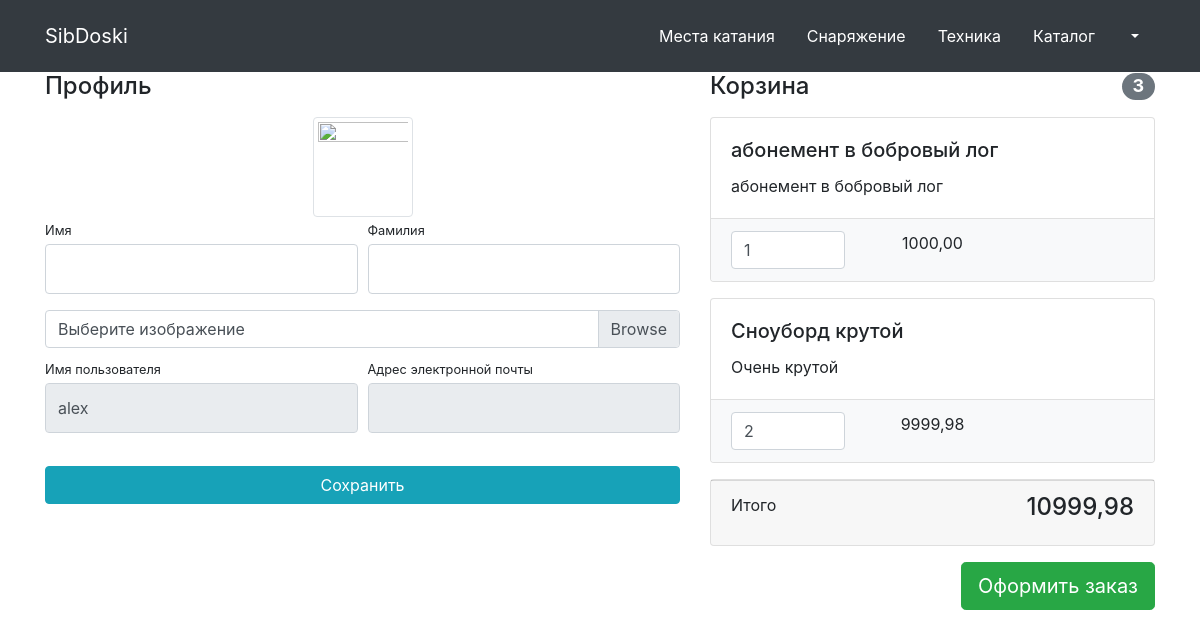
Page /users/profile/1/ (signed in) on the committed database.
### users/models.py (models this page shows)
class User(AbstractUser):
    image = models.ImageField(upload_to='users_images', null=True, blank=True)
    is_verified_email = models.BooleanField(default=False)

### products/models.py (models this page shows, shortened)
class Basket(models.Model):
    user = models.ForeignKey(to=User, on_delete=models.CASCADE)
    product = models.ForeignKey(to=Product, on_delete=models.CASCADE)
    quantity = models.PositiveSmallIntegerField(default=0)
    created_timestamp = models.DateTimeField(auto_now_add=True)
    objects = BasketQuerySet.as_manager()
    def sum(self):
        return self.product.price * self.quantity

class Product(models.Model):
    name = models.CharField(max_length=256, unique=True)
    description = models.TextField()
    price = models.DecimalField(max_digits=6, decimal_places=2)
    quantity = models.PositiveIntegerField(default=0)
    image = models.ImageField(upload_to='products_images')
    category = models.ForeignKey(to=ProductCategory, on_delete=models.CASCADE)
    class Meta:
        verbose_name = 'product'
        verbose_name_plural = 'products'

### users/views.py (the view, shortened to what this page needs)
# urls.py: path('profile/<int:pk>/', login_required(UserProfileView.as_view()), name='profile'),
class UserProfileView(TitleMixin, UpdateView):
    model = User
    form_class = UserProfileForm
    template_name = 'users/profile.html'
    title = 'SibDoski - Личный кабинет'
    def get_context_data(self, **kwargs):
        context = super(UserProfileView, self).get_context_data()
        context['baskets'] = Basket.objects.filter(user=self.object)
        return context

### users/forms.py
class UserProfileForm(UserChangeForm):
    first_name = forms.CharField(widget=forms.TextInput(attrs={'class': 'form-control py-4'}))
    last_name = forms.CharField(widget=forms.TextInput(attrs={'class': 'form-control py-4'}))
    image = forms.ImageField(widget=forms.FileInput(attrs={'class': 'custom-file-input'}), required=False)
    username = forms.CharField(widget=forms.TextInput(attrs={'class': 'form-control py-4',
                                                             'readonly': True}))
    email = forms.CharField(widget=forms.EmailInput(attrs={'class': 'form-control py-4',
                                                           'readonly': True
                                                           }))
    class Meta:
        model = User
        fields = ('first_name', 'last_name', 'image', 'username', 'email')

### common/views.py (called while the page is built)
    def get_context_data(self, **kwargs):
        context = super(TitleMixin, self).get_context_data(**kwargs)
        context['title'] = self.title
        return context

### products/context_processors.py (called while the page is built)
def baskets(request):
    user = request.user
    return {'baskets': Basket.objects.filter(user=user) if user.is_authenticated else []}

### products/models.py (called while the page is built)
    def total_sum(self):
        return sum(basket.sum() for basket in self)

    def total_quantity(self):
        return sum(basket.quantity for basket in self)

### users/templates/users/profile.html (shortened to what this page needs)
{% extends 'products/base.html'%}
{%block css%}
        <link href="/static/vendor/css/products.css" rel="stylesheet">
{%endblock%}
{%block content%}
<div class="container">
    <div class="row">
        <div class="col-lg-7">
            <h4 class="mt-3 mb-3">Профиль</h4>
            <div class="col-lg-12 text-center">
                <img width="100" height="100"
                     src="{% if user.image%} {{user.image.url}} {% else %} '/static/vendor/img/users/default_avatar.jpg' {%endif%}"
                     class="img-thumbnail">
            </div>
            <form action="{% url 'users:profile' user.id %}" method="post" enctype="multipart/form-data">
                <div class="form-row">
                    <div class="col-lg-6">
                        <div class="form-group">
                            <label class="small mb-1" for="{{form.first_name.id_for_label}}">Имя</label>
                            {{form.first_name}}
                        </div>
                    </div>
                    <div class="col-lg-6">
                        <div class="form-group">
                            <label class="small mb-1" for="{{form.first_name.id_for_label}}">Фамилия</label>
                            {{form.last_name}}
                        </div>
                    </div>
                </div>
                <div class="form-row mb-2">
                    <div class="col-lg-12">
                        <div class="custom-file">
                            <label class="custom-file-label" for="{{form.image.id_for_label}}">Выберите изображение</label>
                        </div>
                    </div>
                </div>
                <div class="form-row">
                    <div class="col-lg-6">
                        <label class="small mb-1" for="{{form.image.id_for_label}}">Имя пользователя</label>
                         {{form.username}}
                    </div>
                    <div class="col-lg-6">
                        <label class="small mb-1" for="{{form.email.id_for_label}}">Адрес электронной
                            почты</label>
                        {{form.email}}
                    </div>
                </div>
                <div class="form-row">
                    <div class="col-lg-12" style="margin-top: 33px;">
                        <input class="btn btn-info btn-block" type="submit" value="Сохранить">
                    </div>
                </div>
            </form>
        </div>
        <div class="col-lg-5">
            {% include 'products/baskets.html' %}
        </div>
    </div>
</div>
{%endblock%}

### products/templates/products/baskets.html (shortened to what this page needs)
     {% if baskets %}
           <h4 class="mt-3 mb-3 d-flex justify-content-between align-items-center mb-3">
                Корзина <span class="badge badge-secondary badge-pill">{{ baskets.total_quantity}}</span>
            </h4>
           {% for basket in baskets %}
             <div class="card mb-3">
                <div class="card-body">
                    <h5 class="card-title">{{ basket.product.name }}</h5>
                    <p class="card-text">{{ basket.product.description }}</p>
                </div>
                <ul class="list-group list-group-flush">
                    <li class="list-group-item bg-light">
                        <div class="row text-center">
                            <div class="col-lg-4">
                                <input name="basketID" type="number" class="form-control"
                                       value="{{ basket.quantity }}" min="0">
                            </div>
                            <div class="col-lg-4">{{ basket.sum }}</div>
                            <div class="col-lg-4">
                            </div>
                        </div>
                    </li>
                </ul>
            </div>
            {% endfor %}
            <div class="card mb-3">
                <div class="card-footer">
                    <p class="float-left">Итого</p>
                    <h4 class="float-right">{{ baskets.total_sum }}</h4>
                </div>
            </div>
            <a class="btn btn-success btn-lg float-right" href="../orders/order-create.html">
                Оформить заказ
            </a>
     {% else %}
        <h4 class="mt-3 mb-3 text-center">
             Корзина пуста
        </h4>
     {% endif %}

### rows in the picture
User: username "alex"
Basket: total_quantity "3", product.name "абонемент в бобровый лог", product.description "абонемент в бобровый лог", basketID "1", sum "1000,00", total_sum "10999,98"
Basket: product.name "Сноуборд крутой", product.description "Очень крутой", basketID "2", sum "9999,98"
